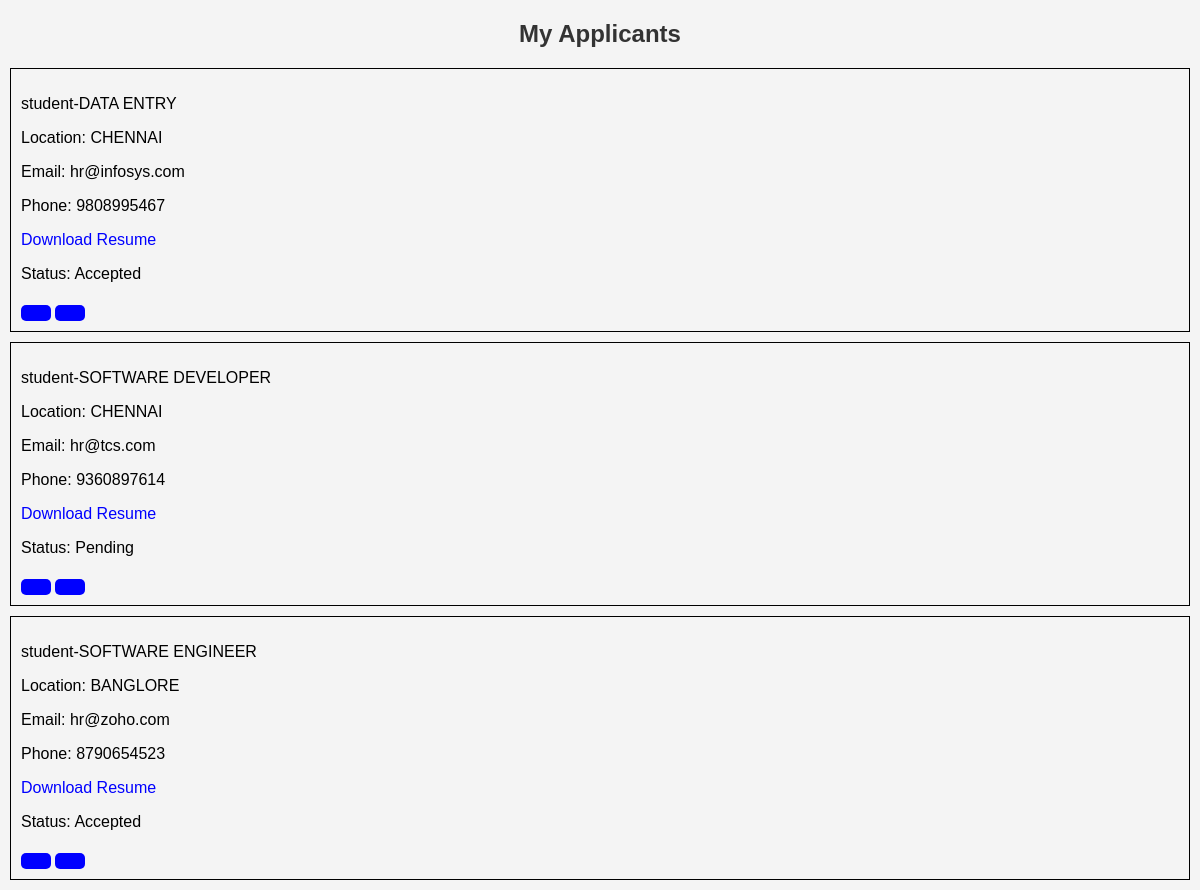
Page /view_applicants on the committed database.
### tables this page shows
CREATE TABLE applications(
    id INTEGER PRIMARY KEY AUTOINCREMENT,
    job_id INTEGER,
    student_name TEXT,
    resume TEXT,
    status TEXT DEFAULT  'pending'
    );

CREATE TABLE jobs(
    id INTEGER PRIMARY KEY AUTOINCREMENT,
    company_name TEXT,
    title TEXT,
    salary TEXT,
    location TEXT,
    contact_email TEXT,
    contact_phone TEXT,
    description TEXT
    );

### app.py (the view)
@app.route("/view_applicants")
def view_applicants():
    conn = sqlite3.connect("database.db")
    cur = conn.cursor()
    cur.execute("""
    SELECT
    applications.id,
    applications.student_name,
    jobs.title,
    jobs.location,
    jobs.contact_email,
    jobs.contact_phone,
    applications.resume,
    applications.status
    FROM applications
    JOIN jobs ON applications.job_id = jobs.id """)
    applications = cur.fetchall()
    conn.close()
    return render_template("view_applications.html", applications=applications)

### templates/view_applications.html
<!DOCTYPE HTML>
<head>
    <link rel="stylesheet" href="{{ url_for('static',filename='admin.css')}}">
</head>
<html>
    <body>
<h2>My Applicants</h2>
{% for job in applications %}
<div style="border:1px solid black; padding:10px; margin:10px;">
<p>{{ job[1] }}-{{ job[2] }}</p>
<p>Location: {{ job[3] }}</p>
<p>Email: {{ job[4] }}</p>
<P>Phone: {{ job[5] }}</p>
<a href="{{ url_for('static', filename='uploads/resumes/' ~  job[6]) }}">Download Resume</a>
<p>Status: {{ job[7] }}</p>
<form action="/update_status/{{ job[0] }}" method="post">
  <button name="status" value="Accepted"></button>
  <button name="status" value="Rejected"></button>
</form>
</div>
{% else %}
<p>No applications found</p>
{% endfor %}
    <body>
        <html>

### static/admin.css (style rules this page uses)
body { font-family:Arial; background-color:#f4f4f4; margin:0; padding:0; }
h2 { text-align:center; color:#333; }
button { padding:8px 15px; border:none; border-radius:5px; background-color:blue; color:white; cursor:pointer; }
a { text-decoration:none; color:blue; }

### rows in the picture
applications: student_name "student", title "DATA ENTRY", location "CHENNAI", contact_email "hr@infosys.com", contact_phone "9808995467", status "Accepted"
applications: student_name "student", title "SOFTWARE DEVELOPER", location "CHENNAI", contact_email "hr@tcs.com", contact_phone "9360897614", status "Pending"
applications: student_name "student", title "SOFTWARE ENGINEER", location "BANGLORE", contact_email "hr@zoho.com", contact_phone "8790654523", status "Accepted"
